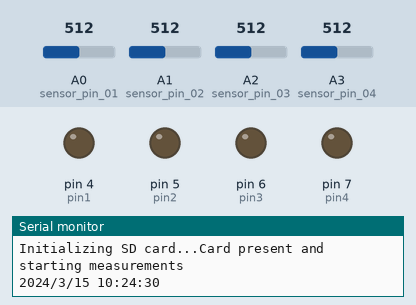
This sketch was run on a simulated Arduino Uno, built with avr-gcc and run on an emulated ATmega328P. On the bench: output pins drawn as LEDs (lit = HIGH), the last lines printed to the serial monitor. The inputs (shaded band) are chosen by the test bench; at power-on: A0 (sensor_pin_01) = 512, A1 (sensor_pin_02) = 512, A2 (sensor_pin_03) = 512, A3 (sensor_pin_04) = 512. The local clock reads 2024-03-15 10:24:30 at power-on unless the sketch sets it; storage starts empty.

Above: at 0.1 s.
At 20.6 s:
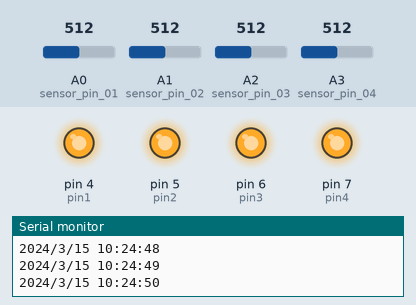
Timing chart, 0 to 122.2 s (numbered marks = the images above):
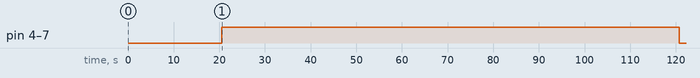

The sketch:

SoilMoistureCode.ino
```cpp
  // THIS IS THE CODE USED TO COLLECT SOIL MOISTURE DATA FROM 4 SENSORS TYPE SKU:SEN0193
  // CREATOR: DIMAGHI SCHWAMBACK AND ALEX NAOKI ASATO KOBAYASHI
  // DATE: JULY 07, 2022


  // ------------------ CODE STARTING ------------

int sensor_pin_01 = A0;
int sensor_pin_02 = A1;
int sensor_pin_03 = A2;
int sensor_pin_04 = A3;

int output_value_01;
int output_value_02;
int output_value_03;
int output_value_04;

int sr_01;
int sr_02;
int sr_03;
int sr_04;

int min_01;
int min_02;
int min_03;
int min_04;

int max_01;
int max_02;
int max_03;
int max_04;

int y;
int m;
int d;
int h;
int mi;
int s;


#include <SPI.h>
#include <SD.h>
#include <Wire.h>
#include "RTClib.h"
RTC_DS1307 rtc;

#define pin1 4
#define pin2 5
#define pin3 6
#define pin4 7


const int chipSelect = 10;
void setup() {

  Serial.begin(9600);

  pinMode(pin1, OUTPUT);
  pinMode(pin2, OUTPUT);
  pinMode(pin3, OUTPUT);
  pinMode(pin4, OUTPUT);

  // -------------This session checks if the SD card is present and can be initialized-------------


  Serial.print("Initializing SD card...");

  // see if the card is present and can be initialized:
  if (!SD.begin(chipSelect)) {
    Serial.println("Card failed, or not present");
    while (1);
    Serial.println("Card present and starting measurements");
  }


   //------------ This session keeps the Real Time Clock running------------------------------------------

  if (! rtc.begin()) {
    Serial.println("Couldn't find RTC");
    while (1);
  }
  if (!rtc.isrunning()) {
    Serial.println("RTC lost power, lets set the time!");
    rtc.adjust(DateTime(F(__DATE__), F(__TIME__)));

  }

  Serial.println("Card present and starting measurements");

}

   //------------ This session is for the sensors readings------------------------------------------

void loop() {

  //------------ Calibration Setup ------------------------------------------

  // Indicate here the sensor output when the soil moisture is close to the Saturation

  min_01 = 307;
  min_02 = 285;
  min_03 = 298;
  min_04 = 300;

  // Indicate here the sensor output when the soil moisture is close to the zero
  max_01 = 547;
  max_02 = 561;
  max_03 = 560;
  max_04 = 560;

  DateTime now = rtc.now();

  Serial.print(now.year(), DEC);
  Serial.print('/');
  Serial.print(now.month(), DEC);
  Serial.print('/');
  Serial.print(now.day(), DEC);
  Serial.print(" ");
  Serial.print(now.hour(), DEC);
  Serial.print(':');
  Serial.print(now.minute(), DEC);
  Serial.print(':');
  Serial.print(now.second(), DEC);
  Serial.println();


  //  Here we are indicating the time that data are collected (at each 2 minutes and 30 seconds)
  if ((now.second() == 30)&& (now.minute()%2==0)) {
    digitalWrite(pin1, LOW);
    digitalWrite(pin2, LOW);
    digitalWrite(pin3, LOW);
    digitalWrite(pin4, LOW);

  delay (100);

  //  Here we are indicating that data are collected at 5 replicated
      for (int i = 0; i < 6; i++) {

      String dataString = "";

      y = now.year();
      m = now.month();
      d = now.day();
      h = now.hour();
      mi = now.minute();
      s = now.second();

      dataString += String(y);
      dataString += ',';

      dataString += String(m);
      dataString += ',';
      dataString += String(d);
      dataString += ',';
      dataString += String(h);
      dataString += ',';
      dataString += String(mi);
      dataString += ',';
      dataString += String(s);
      dataString += ',';

      // Printing the reading at monitor screem for each sensor
      // Sensor 01

      output_value_01 = analogRead(sensor_pin_01);
      sr_01 = map(output_value_01, max_01, min_01, 0, 100);
      Serial.print("Sensor 1: ");
      Serial.print(sr_01);
      Serial.print("% | ");
      Serial.println(analogRead(sensor_pin_01));

      dataString += analogRead(sensor_pin_01);;
      dataString += ',';

      // Sensor 02
      output_value_02 = analogRead(sensor_pin_02);
      sr_02 = map(output_value_02, max_02, min_02, 0, 100);
      Serial.print("Sensor 2: ");
      Serial.print(sr_02);
      Serial.print("% | ");
      Serial.println(analogRead(sensor_pin_02));

      dataString += String(output_value_02);
      dataString += ',';

      // Sensor 03
      output_value_03 = analogRead(sensor_pin_03);
      sr_03 = map(output_value_03, max_03, min_03, 0, 100);
      Serial.print("Sensor 3: ");
      Serial.print(sr_03);
      Serial.print("% | ");
      Serial.println(analogRead(sensor_pin_03));

      dataString += String(output_value_03);
      dataString += ',';

      // Sensor 04
      output_value_04 = analogRead(sensor_pin_04);
      sr_04 = map(output_value_04,max_04,min_04,0,100);
      Serial.print("Sensor 4: ");
      Serial.print(sr_04);
      Serial.print("% | ");
      Serial.println(analogRead(sensor_pin_04));
      //
      dataString += String(output_value_04);


      // Saving the data at .txt file
      File dataFile = SD.open("SensorData.txt", FILE_WRITE);

      // if the file is available, write to it:
      if (dataFile) {
        dataFile.println(dataString);
        dataFile.close();
        // print to the serial port too:
        Serial.println(dataString);
      }
      // if the file isn't open, pop up an error:
      else {
        Serial.println("error opening .txt file");
      }


      delay(1000);
    }
  }

      //Here we controll the relay shield to save energy
  if ((now.second() == 50) && (now.minute() % 2 == 1)) {
    digitalWrite (pin1, HIGH);
    digitalWrite (pin2, HIGH);
    digitalWrite (pin3, HIGH);
    digitalWrite (pin4, HIGH);

  }
  if ((now.second() == 50) && (now.minute() % 2 == 0)) {
    digitalWrite (pin1, HIGH);
    digitalWrite (pin2, HIGH);
    digitalWrite (pin3, HIGH);
    digitalWrite (pin4, HIGH);


  }
  delay(1000);

}
```

Measured:
- by itself, pin 4 (pin1), pin 5 (pin2), pin 6 (pin3), pin 7 (pin4): LOW → HIGH at 20.5 s, → LOW 100 s later
